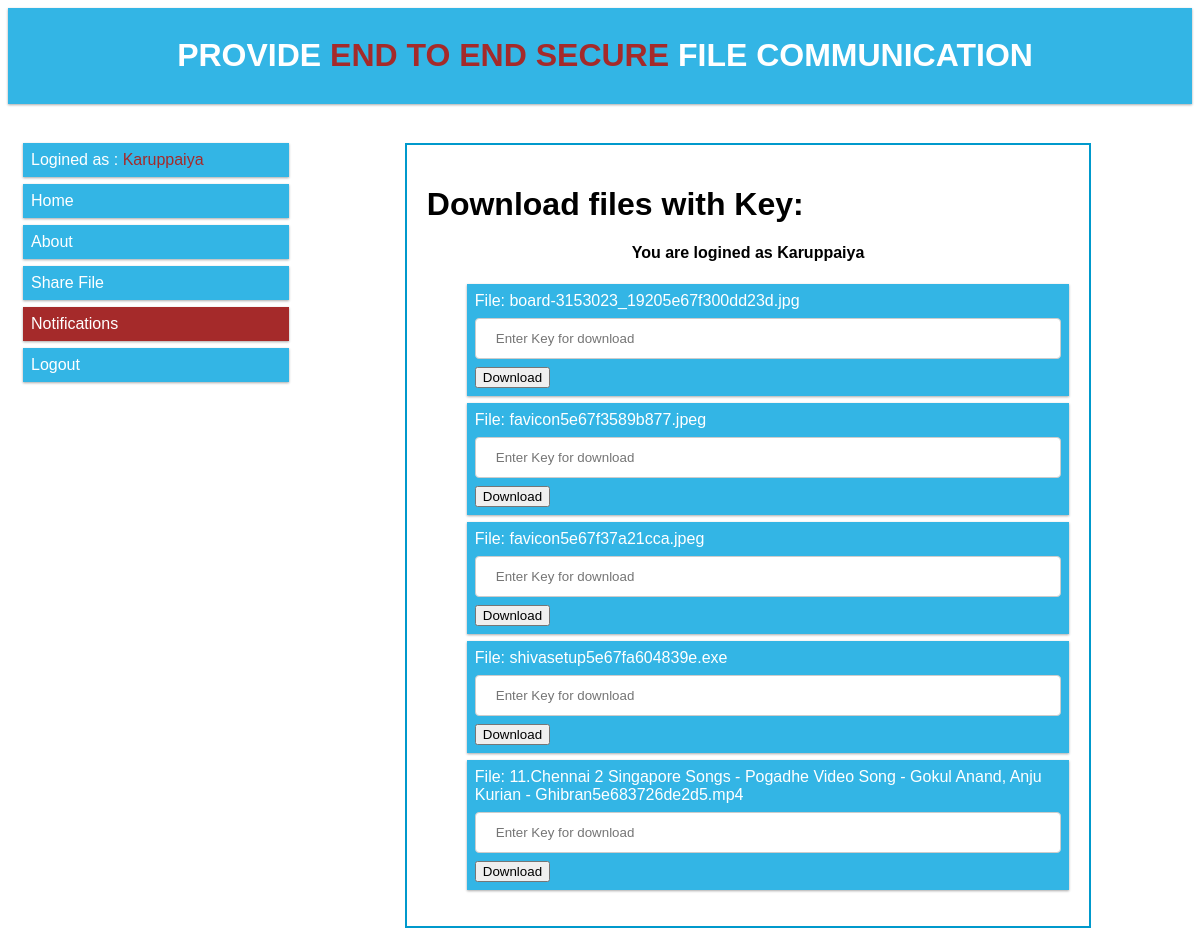
The app's page /notify.php (signed in) with its own data.
### tables this page shows
CREATE TABLE `upload` (
  `id` int(11) NOT NULL,
  `username` varchar(64) NOT NULL,
  `file` text NOT NULL,
  `key_value` varchar(12) NOT NULL,
  `type` varchar(64) NOT NULL,
  `share_with` text NOT NULL,
  `public` int(11) NOT NULL DEFAULT 0,
  `date` timestamp NOT NULL DEFAULT current_timestamp() ON UPDATE current_timestamp()
);

### notify.php (the view, shortened to what this page needs)
<?php
	require("database.php");
?>
<!DOCTYPE html>
<html>
<head>
	<link rel="stylesheet" href="style.css">
</head>
<body style="min-height:600px">
<div class="menu">
	<ul>
		<li class="center"><h1 style='color:white;padding-left:10px' class="center">PROVIDE <span style="color:brown">END TO END SECURE</span> FILE COMMUNICATION</h1></li>
	</ul>
</div>
<div class="row" style='margin-top:2%'>
  <div class="col-3 col-s-3 menu">
    <ul>
	<?php
	if(isset($_SESSION["username"]) && !empty($_SESSION["username"]))
	{
		echo '<li>Logined as : <span style="color:brown">'.$_SESSION["username"].'</span></li>';
	}
	?>
      <li><a href="index.php">Home</a></li>
      <li><a href="about.php" >About</a></li>
      <li><a href="share.php" >Share File</a></li>
      <li class="active"><a href="notify.php" >Notifications</a></li>
	  <?php
			if(isset($_SESSION["username"]) && !empty($_SESSION["username"]))
			{
				echo '<li><a href="logout.php">Logout</a></li>';
			}
			else
			{
				echo '<li><a href="register.php">Register</a></li>';
				echo '<li><a href="login.php">Login</a></li>';
			}
		?>
    </ul>
  </div>
  <div class="col-9 col-s-9">
    <div style="width:80%;margin:auto;border: 2px solid #0099cc; padding:20px">
		<h1>Download files with Key:</h1>
		<form action = "<?php echo $_SERVER["REQUEST_URI"]; ?>" method="POST" enctype="multipart/form-data">
		<h4 style="text-align:center;">You are logined as <?=$_SESSION["username"]?></h4>
		<ul class="menu">
			<?php
			if($_SESSION["public"]==1)
			{
				$sql=$conn->query("Select * from upload where public=1 OR FIND_IN_SET('".$_SESSION["username"]."',`share_with`)");
				if($sql->num_rows>0)
				{
					while($row=$sql->fetch_assoc())
					{
						echo "<li>File: ".$row["file"]." <input type='text' name='key".$row["id"]."' placeholder='Enter Key for download'> <button type='submit' name='download' value='".$row["id"]."'>Download</button></li>";
					}
				}
				else
				{
					echo "<li class='center'>No files to download</li>";
				}
			}
			else
			{
				echo "<li class='center'>You are not a public profile</li>";
			}
			?>
	</form>
	</div>
  </div>
</div>
</body>
</html>

### style.css (style rules this page uses)
* { box-sizing: border-box; }
.row::after { content: ""; clear: both; display: table; }
[class*="col-"] { float: left; padding: 15px; }
html { font-family: "Lucida Sans", sans-serif; }
.menu ul { list-style-type: none; margin: 0; padding: 0; }
.menu li { padding: 8px; margin-bottom: 7px; background-color: #33b5e5; color: #ffffff; box-shadow: 0 1px 3px rgba(0,0,0,0.12), 0 1px 2px rgba(0,0,0,0.24); }
.menu li a { text-decoration:none; color:white; }
[class*="col-"] { width: 100%; }
@media only screen and (min-width: 600px) { .col-s-3 { width: 25%; } }
@media only screen and (min-width: 600px) { .col-s-9 { width: 75%; } }
@media only screen and (min-width: 768px) { .col-3 { width: 25%; } }
@media only screen and (min-width: 768px) { .col-9 { width: 75%; } }
.center { text-align:center; }
input[type=text], select,input[type=number],input[type=file],input[type=email],input[type=password],textarea { width: 100%; padding: 12px 20px; margin: 8px 0; display: inline-block; border: 1px solid #ccc; border-radius: 4px; box-sizing: border-box; }
.active { background-color:brown !important; }

### records on screen
upload: file "board-3153023_19205e67f300dd23d.jpg", $row["id"] 1 (drawn)
upload: file "favicon5e67f3589b877.jpeg", $row["id"] 2 (drawn)
upload: file "favicon5e67f37a21cca.jpeg", $row["id"] 3 (drawn)
upload: file "shivasetup5e67fa604839e.exe", $row["id"] 4 (drawn)
upload: file "11.Chennai 2 Singapore Songs - Pogadhe Video Song - Gokul Anand, Anju Kurian - Ghibran5e683726de2d5.mp4", $row["id"] 5 (drawn)

### other values on screen
$_SESSION["username"] "Karuppaiya"
